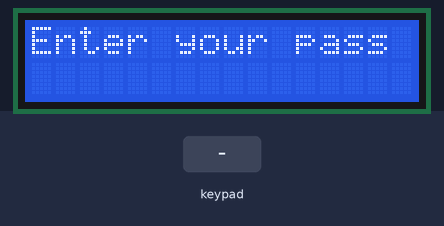
A sketch run on a simulated Arduino Uno, built with avr-gcc and run on an emulated ATmega328P. On the bench: 16×2 character LCD. The test bench sets the inputs (shaded band). The modem accepts every AT command (registered, SIM ready, sends succeed) and sends nothing else.

Above: at 1.2 s.
1.3 s: keypad keys 1 3 5 A A pressed 0.4 s apart
At 3.7 s:
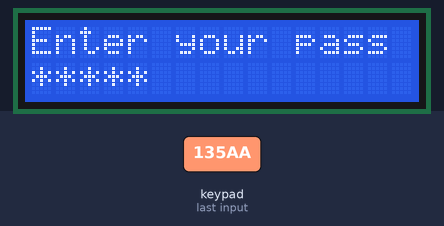
4.8 s: key 'A' pressed
At 6.1 s:
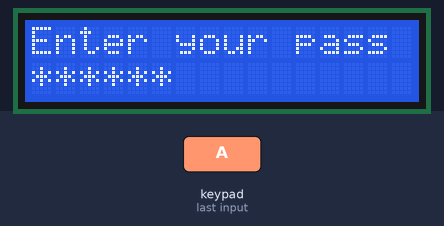
6.4 s: keypad keys 1 3 5 A D pressed 0.4 s apart
At 8.8 s:
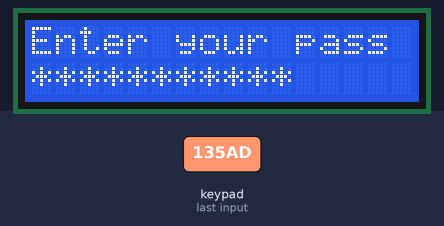
9.9 s: keypad keys 1 3 5 A # pressed 0.4 s apart
At 12.9 s:
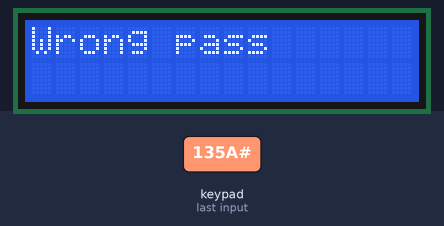
13.4 s: key 'B' pressed
At 15.0 s:
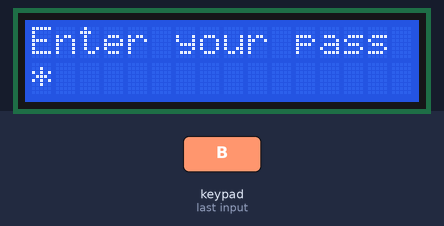
16.2 s: key 'D' pressed
At 17.5 s:
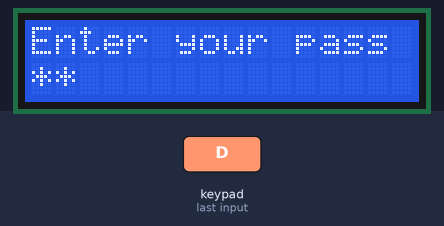
Timing chart, 0 to 18.8 s (numbered marks = the images above; inputs shaded):
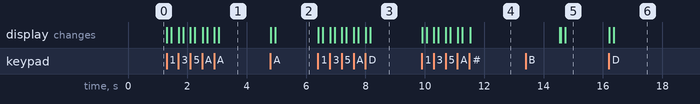

Measured:
- after the input at 1.3 s, the display: first changes at once (image 1 shows a later state)
- after the input at 4.8 s, the display: first changes at once (image 2 shows a later state)
- after the input at 6.4 s, the display: first changes at once (image 3 shows a later state)
- after the input at 9.9 s, the display: first changes at once (image 4 shows a later state)
- after the input at 13.4 s, the display: first differs from a run without the input after 1.2 s (image 5 shows a later state)
- after the input at 16.2 s, the display: first changes at once (image 6 shows a later state)

The sketch:

Alert-System-on-Wrong-Password.ino
```cpp
#include <Keypad.h>
#include <SoftwareSerial.h>
#include <Wire.h>
#include <LiquidCrystal_I2C.h>

SoftwareSerial mySerial (11,12);
LiquidCrystal_I2C lcd(0x27,16,2);

const byte ROWS = 4; //four rows
const byte COLS = 4; //three columns
char keys[ROWS][COLS] = {
  {'1','2','3','A'},
  {'4','5','6','B'},
  {'7','8','9','C'},
  {'*','0','#','D'},

  };
byte rowPins[ROWS] = {2,3,4,5}; //connect to the row pinouts of the keypad
byte colPins[COLS] = {6,7,8,9}; //connect to the column pinouts of the keypad

Keypad keypad = Keypad( makeKeymap(keys), rowPins, colPins, ROWS, COLS );
String input_pass = "";
String mypass = "135A";
int pos = 0;
void setup(){
  Serial.begin(9600);
    lcd.init();
  lcd.backlight();
  lcd.setCursor(0,0);
  lcd.print("Enter your pass");
  mySerial.begin(9600);

}

void loop(){
  char key = keypad.getKey();

  if (key){
    if(key == '#'){
      if(input_pass==mypass){
        lcd.clear();
        lcd.setCursor(0,0);
        lcd.print("Done");
        delay(3000);
        }
        else{
          call ();


          lcd.clear();
        lcd.setCursor(0,0);
        lcd.print("Wrong pass");
        delay(3000);
          }
          home();
      }
      else if (key == 'C'){

        if(pos>0){
           pos--;
        lcd.setCursor(pos,1);
        lcd.print(" ");
        input_pass.remove(pos);
        }
        }
        else{
          input_pass+=key;
           lcd.setCursor(pos,1);
          lcd.print(key);
          delay(150);

          lcd.setCursor(pos,1);
          lcd.print('*');
           pos++;
          }

  }
}


void home (){
  lcd.clear();
  lcd.setCursor(0,0);
  lcd.print("Enter your pass");
  input_pass = "";
  pos=0;
  }

  void call (){
    mySerial.println("ATD+201203258202;");
    }
```
